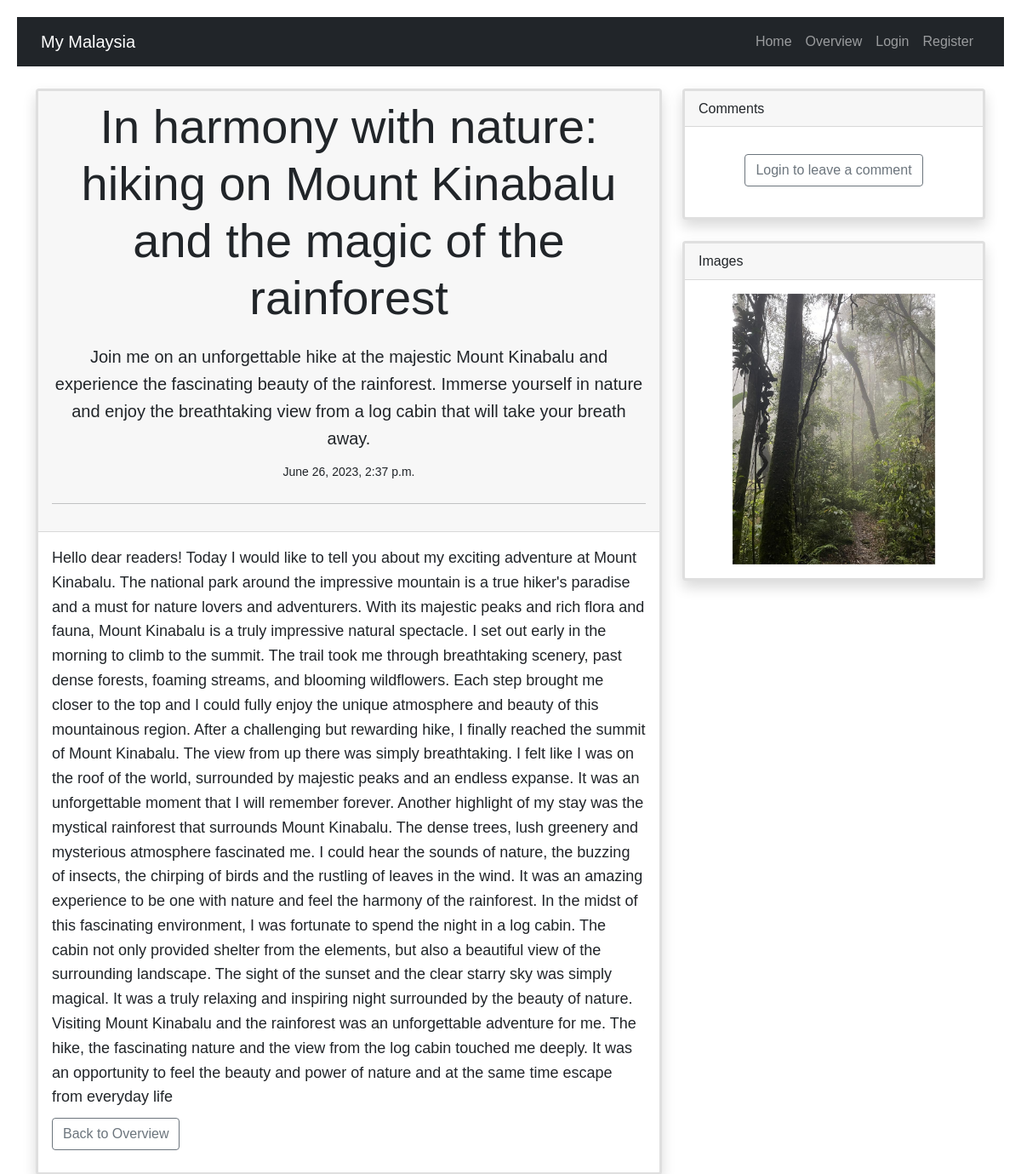
The app's page /article/19 with its own data.
### articles/models.py (models this page shows, shortened)
class Article(models.Model):
    title = models.TextField()
    content = models.TextField()
    date_created = models.DateTimeField('Article Added',blank=True, auto_now_add=True)
    summary = models.TextField('Short Description')

class Images(models.Model):
    file = models.FileField(null=True, upload_to='images/')
    title = models.TextField(default='title')

### articles/views.py (the view)
def article(request, id):
    submitted = False
    form = CommentForm()
    article = Article.objects.get(id=id)
    comments = Comment.objects.filter(article=id)
    images = Images.objects.filter(title=article.title)
    if request.method == "POST":
        form = CommentForm(request.POST)
        if form.is_valid():
            comment = form.save(commit=False)
            comment.creator = request.user.id
            comment.article = id
            comment.save()
            messages.success(request, ('Your comment was successfully stored'))
            return HttpResponseRedirect(f"/article/{id}?submitted=True")
    else:
        if 'submitted' in request.GET:
            submitted = True
    return render(request, 'article.html', {'article':article,'form': form, 'submitted': submitted,'comments':comments, 'images': images})

### templates/article.html (shortened to what this page needs)
{% extends "base.html" %}
{% load custom_tags %}
{% load static %}
{% block content %}
<br>
<body>
  <div class="container">
    <div class="row">  {% comment %} data-masonry='{"percentPosition": true }' {% endcomment %}
      <div class="col-md-8">
        <div class="card border-3 shadow" >
          <div class="card-header">
            <center>
              <div>
                <h1 class="display-4">{{ article.title }}</h1>
                <p class="lead">{{ article.summary }}</p>
                <small>{{ article.date_created }}</small>
                <hr class="my-4">
              </div>
          </center>
          </div>
          <div class="card-body">
            <p>{{ article.content }}</p>
            <p class="lead">
              <a class="btn btn-outline-secondary" href="/overview" role="button">Back to Overview</a>
            </p>
          </div>
        </div>
      </div>
      <div class="col-md-4">
        <div class="card border-3 shadow">
          <div class="card-header">
            Comments
          </div>
          <div class="card-body">
          </div>
          <center>
          <div>
            {% if user.is_authenticated%}
              <form action='' method='POST' class="w-75 mx-auto">
                {% csrf_token %}
                {{form.as_p }}
                <div>
                  <button type='submit' class="btn btn-outline-secondary">Add Comment</button>
                </div>
              </form>
              {% else %}
              <p class="lead">
                <a href='/login'><button type="button" class="btn btn-outline-secondary">Login to leave a comment</button></a>
              </p>
              {% endif %}
              <br>
            </div>
          </center>
        </div>
        <br/>
        {% if images %}
        <div class="card border-3 shadow">
          <div class="card-header">
            Images
          </div>
          <div class="card-body">
            <center>
              <div id="CarouselWithControls" class="carousel slide" data-ride="carousel">
                <div class="carousel-inner">
                {%for image in images%}
                  {% if forloop.first %}
                    <div class="carousel-item {% if forloop.first %} active {% endif %}">
                      <img src="{{ image.file.url }}" class="d-block w-75">
                    </div>
                    {% else %}
                    <div class="carousel-item {% if  forloop.first %} active {% endif %}">
                      <img src="{{ image.file.url }}" class="d-block w-75">
                    </div>
                  {% endif%}
                  <a class="carousel-control-prev" href="#CarouselWithControls" role="button" data-bs-slide="prev">
                    <span class="carousel-control-prev-icon" aria-hidden="true"></span>
                  </a>
                  <a class="carousel-control-next" href="#CarouselWithControls" role="button" data-bs-slide="next" style="color: black">
                    <span class="carousel-control-next-icon" aria-hidden="true"></span>
                  </a>
                {% endfor %}
                </div>
              </div>
            </center>
          </div>
        </div>
        {% endif %}
      </div>
    </div>
  </div>
</body>
{% endblock %}

### templates/base.html (style rules this page uses)
body { font-family: Arial, sans-serif; line-height: 1.6; padding: 20px; max-width: 60%%; margin: 0 auto; }
h1 { font-size: 32px; margin-bottom: 20px; }
p { font-size: 18px; margin-bottom: 10px; }

### records on screen
Article: title "In harmony with nature: hiking on Mount Kinabalu and the magic of the rainforest", summary "Join me on an unforgettable hike at the majestic Mount Kinabalu and experience the fascinating beauty of the rainforest. Immerse yourself in nature and enjoy the breathtaking view from a log cabin that will take your breath away.", date_created "June 26, 2023, 2:37 p.m.", content "Hello dear readers! Today I would like to tell you about my exciting adventure at Mount Kinabalu. The national park around the impressive mountain is a true hiker's paradise and a must for nature lovers and adventurers. With its majestic peaks and rich flora and fauna, Mount Kinabalu is a truly impressive natural spectacle. I set out early in the morning to climb to the summit. The trail took me through breathtaking scenery, past dense forests, foaming streams, and blooming wildflowers. Each step brought me closer to the top and I could fully enjoy the unique atmosphere and beauty of this mountainous region. After a challenging but rewarding hike, I finally reached the summit of Mount…"
Images: file (picture)
